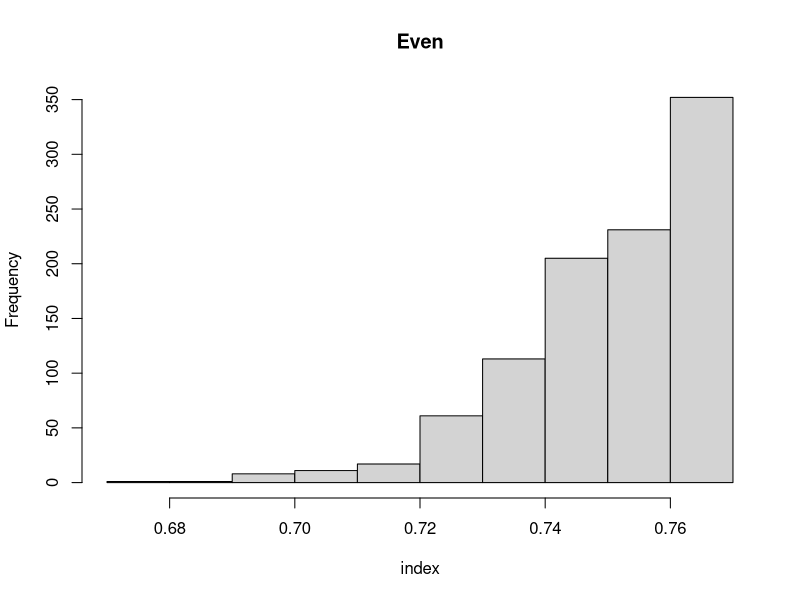
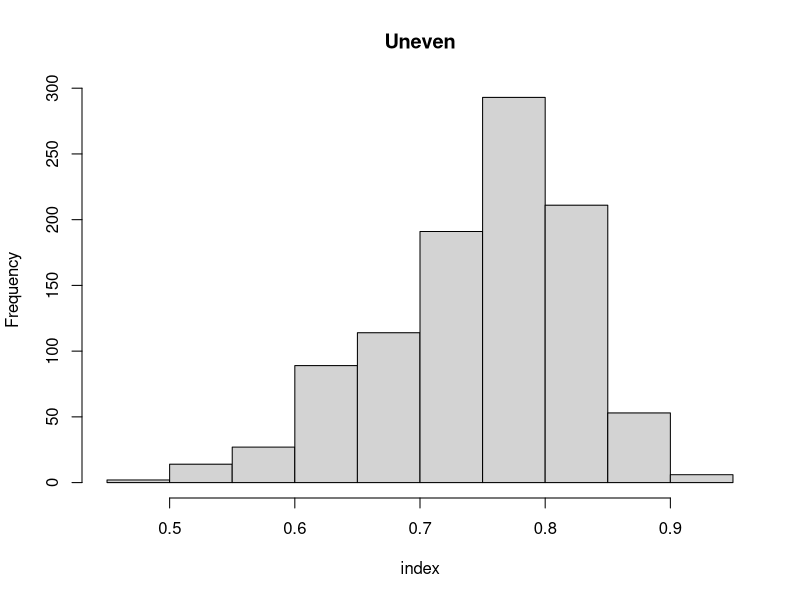
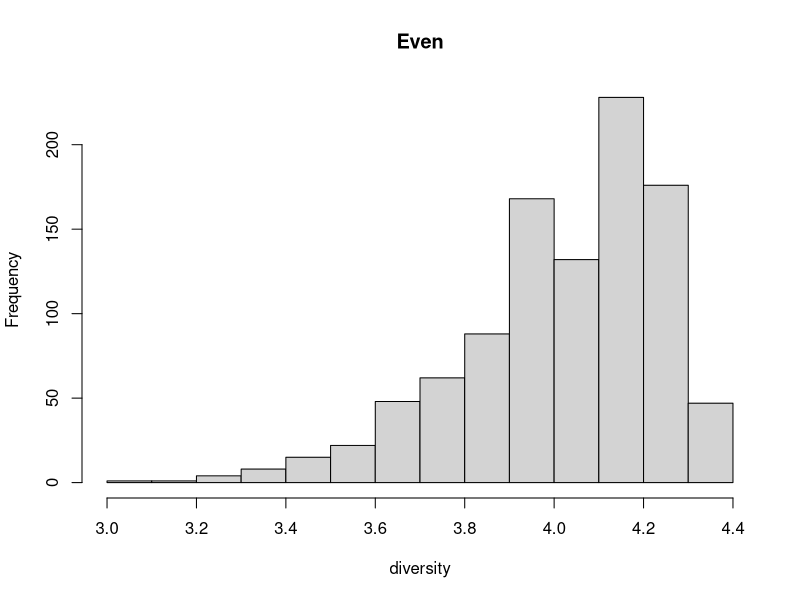
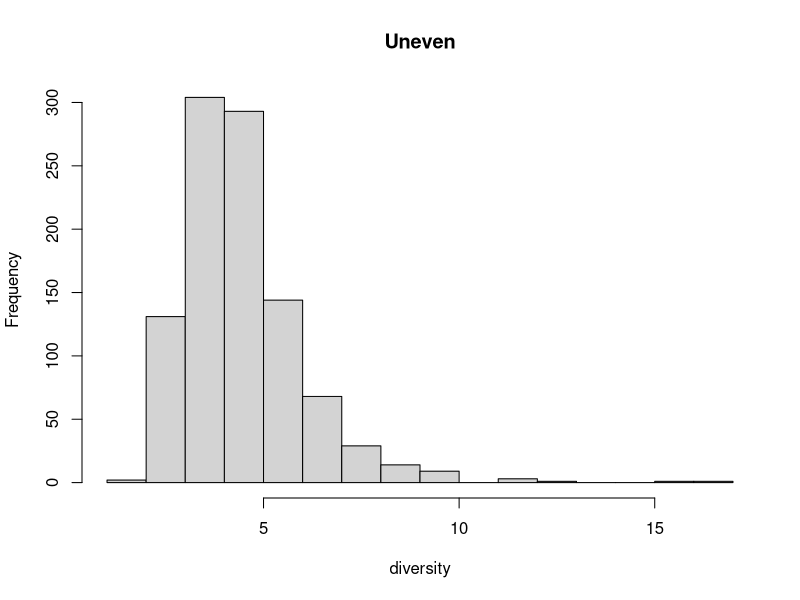

Reproduce these figures in R, in order.

mini <- 100
seed <- 100

set.seed(seed)

sExact <- function (com){
	c <- com/sum(com)
	return(1/(sum(c^2)))
}

sApp <- function(samp){
	n <- sum(samp)
	return(1/(
		sum((samp/n)*((samp-1)/(n-1)))
	))
}

cSamp <- function(com, size){
	sp <- sample(1:length(com), size=size, prob=com, replace=TRUE)
	tab <- table(sp)
	return(as.vector(tab))
}

appRange <- function(com, size, reps){
	app <- numeric(reps)
	for (i in 1:reps){
		app[[i]] <- sApp(cSamp(com, size))
	}
	return(app)
}

ci <- function(l, P=0.025){
	reps <- length(l)
	offset <- floor(P*reps)
	return(c(
		low=sort(l)[offset],
		high=sort(l)[1+reps-offset]
	))
}

com1 <- c(1, 1, 1, 1)
com2 <- c(1, rep(1/(mini-1), mini))

r1 <- appRange(com1, 40, 1000)
r2 <- appRange(com2, 40, 1000)


print(mean(r1))
print(mean(r2))

print(ci(r1))
print(ci(r2))

print(mean(1/r1))
print(mean(1/r2))

print(hist(1-1/r1, main="Even", xlab="index"))
print(hist(1-1/r2, main="Uneven", xlab="index"))

print(hist(r1, main="Even", xlab="diversity"))
print(hist(r2, main="Uneven", xlab="diversity"))
